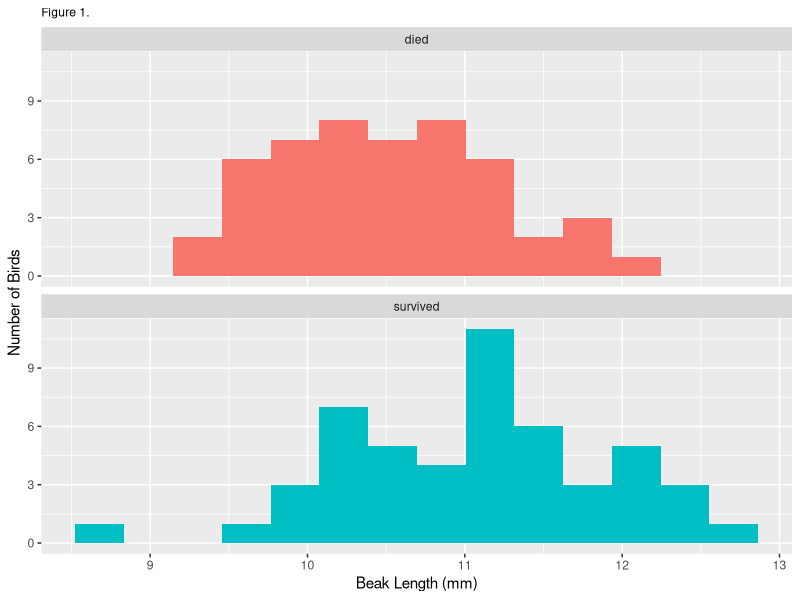
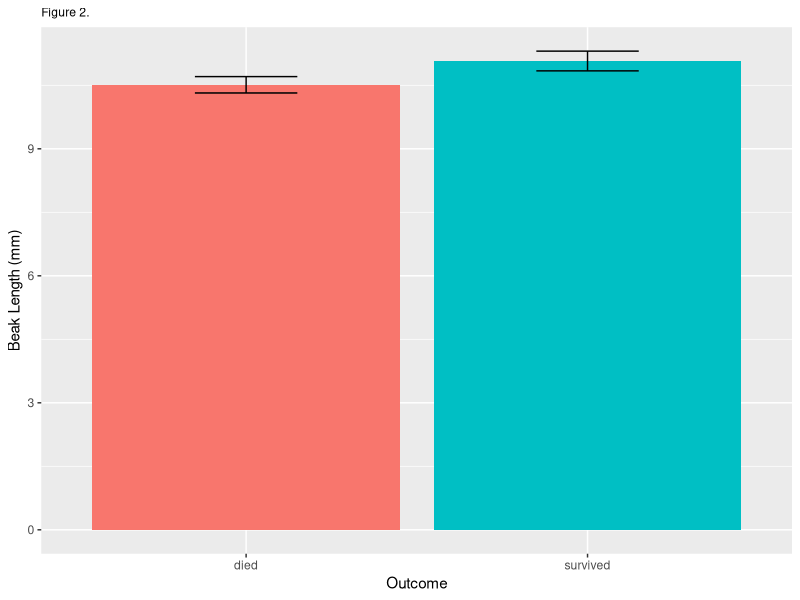
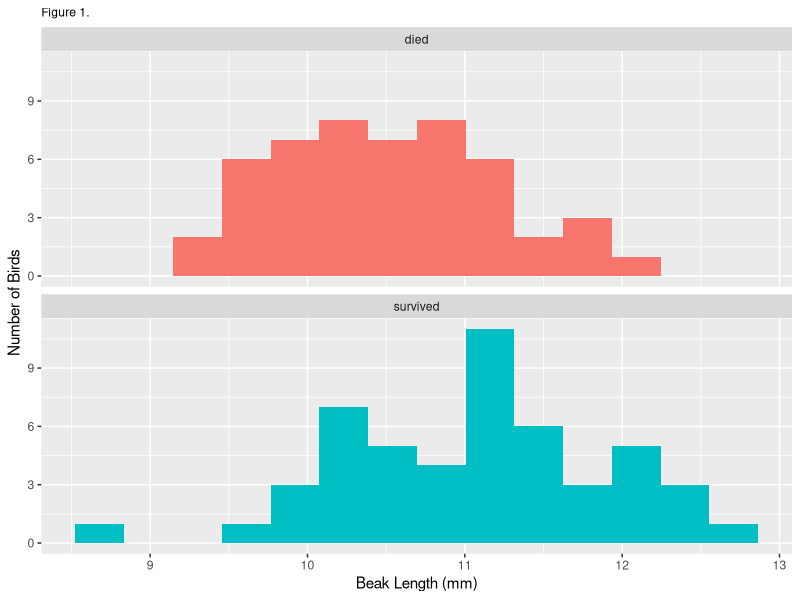
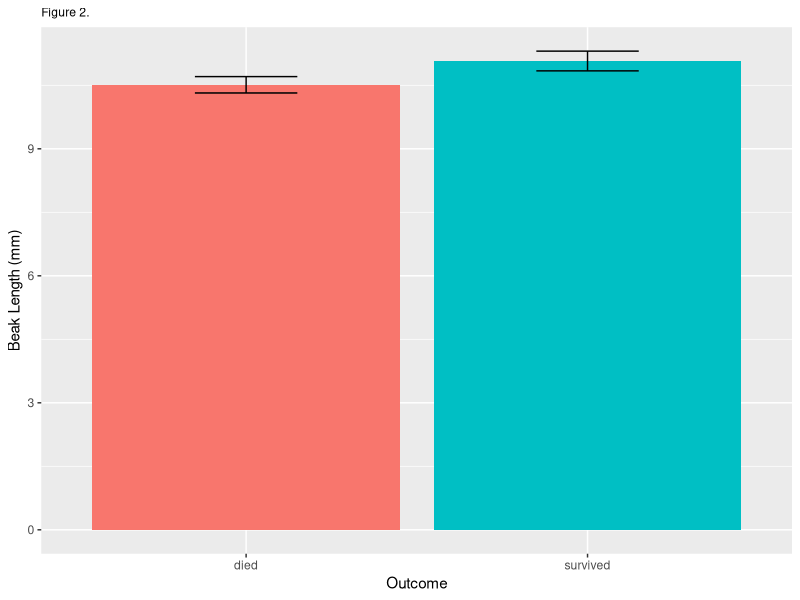

Source code (R) for these figures, in order:

# load packages -----------------------------------------------------------

# check if tidyverse is installed and if not then install it
if (!require("tidyverse")) install.packages("tidyverse")

# run every time you restart RStudio
library(readxl)     # load readxl, for reading Excel files
library(tidyverse)  # load tidyverse, for working with datasets


# read data ---------------------------------------------------------------

# read the finches data
finches <- read_excel("finches_data.xlsx")

# print the finches tibble in the console
finches

# take a quick look at all the variables in the dataset
glimpse(finches)


# histogram ---------------------------------------------------------------

# histogram of beak length, grouped by survival, with labels
ggplot(
  data = finches,                     # use the finches dataset
  mapping = aes(x = beak_length,      # put beak length on the x axis
                fill = outcome)       # fill sets the color of the boxes
) +
  geom_histogram(bins = 14) +         # add the histogram, use 14 bins
  facet_wrap(~ outcome, ncol = 1) +   # outcome is the grouping variable
  guides(fill = FALSE) +              # don't show a legend for fill color
  labs(
    title = "Figure 1.",              # title
    x = "Beak Length (mm)",           # x-axis label
    y = "Number of Birds"             # y-axis label
  ) +
  theme(plot.title = element_text(size = rel(.8)))  # make title smaller

# save your most recent plot
ggsave("Beak Length Histogram.png",   # you choose a name for the file
       width = 3.5, height = 3.5,     # dimensions of saved file
       units = "in")                  # units for the dimensions


# summarize ---------------------------------------------------------------

# summarize the dataset by outcome (survived vs. died)
beak_length_grouped_summary <- 
  finches %>% 
  group_by(outcome) %>% 
  summarize(mean = mean(beak_length),
            sd = sd(beak_length),
            n = n()) %>% 
  mutate(sem = sd / sqrt(n),
         upper = mean + 1.96 * sem,
         lower = mean - 1.96 * sem)

# print the results in the console
beak_length_grouped_summary


# bar chart ---------------------------------------------------------------

# bar chart of mean beak lengths
ggplot(
  data = beak_length_grouped_summary,   # dont use the original finches dataset
  mapping = aes(x = outcome,            # survival on the x axis
                y = mean,               # mean beak length on the y axis
                fill = outcome)         # make died/survived different colors
) +
  geom_col() +                          # add columns
  geom_errorbar(                        # add error bars
    mapping = aes(ymin = lower,         #   lower 95% confidence limit
                  ymax = upper),        #   upper 95% confidence limit
    width = .3                          #   width of horizontal part of bars
  ) +
  guides(fill = FALSE) +                # don't show a legend for fill color
  labs(
    title = "Figure 2.",                # title
    x = "Outcome",                      # x-axis label
    y = "Beak Length (mm)"              # y-axis label
  ) +
  theme(plot.title = element_text(size = rel(.8)))  # make title smaller

# save the beak length bar chart
# note that the dimensions are different from the histograms above
ggsave("Beak Length Bar Chart.png", 
       width = 2.5, height = 3.5, units = "in")


# t-test ------------------------------------------------------------------

# get a vector of beak lengths for birds that died
beak_length_died <-
  finches %>%                     # start with finches dataset
  filter(outcome == "died") %>%   # only include rows w/ outcome=died
  pull(beak_length)               # extract the beak_length column

# print the new object in the console... it is a vector
beak_length_died

# get a vector of beak lengths for birds that survived
beak_length_survived <-
  finches %>% 
  filter(outcome == "survived") %>% 
  pull(beak_length)

# print the results in the console
beak_length_survived

# perform a two-sample t-test assuming unequal variances
t.test(beak_length_died, beak_length_survived)
